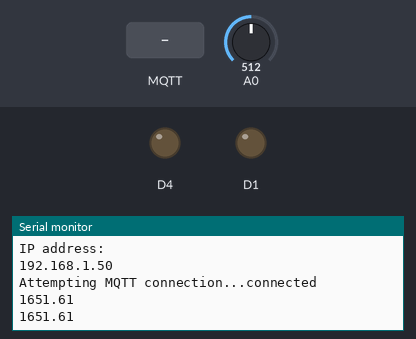
Simulated run of this program. Board: ESP8266 (NodeMCU). Shown: output pins drawn as LEDs (lit = HIGH), the last lines printed to the serial monitor. The inputs (shaded band) are chosen by the test bench; at power-on: A0 = 512. WiFi joins after 1.5 s; servers stay silent unless stated; random numbers use the default seed unless the program sets one; no MQTT or app messages arrive unless stated.

Above: at 2.7 s.
2.8 s: MQTT message "1" arrives on the first subscribed topic
At 3.3 s:
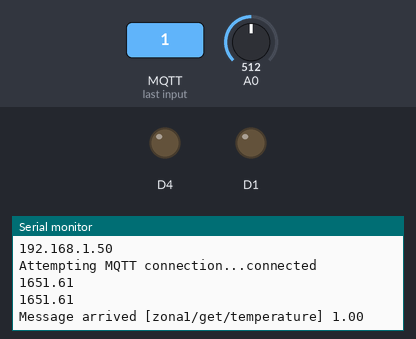
4.3 s: MQTT message "1" arrives on the second subscribed topic
At 4.49 s:
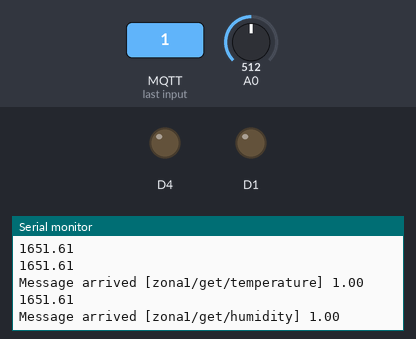
5.8 s: MQTT message "1" arrives on the third subscribed topic
At 6.4 s:
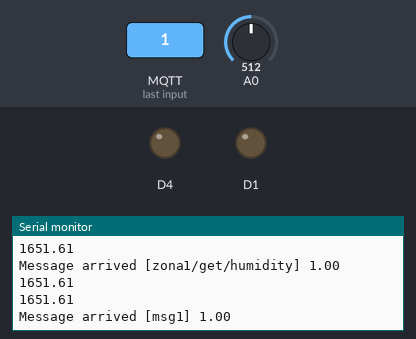

The program:

main.cpp
```cpp
#include <ESP8266WiFi.h>
#include <PubSubClient.h>

// Update these with values suitable for your network.
String mensaje= "", strtopic="",strmsg;
const char* ssid = "RU";
const char* password = "1234567890";
//const char* ssid = "pato";
//const char* password = "1234567890";
//const char* mqtt_server = "test.mosquitto.org";
const char* mqtt_server = "192.168.1.83";
const char* usr = "pgaisse";
const char* psw = "patoch";
double x=0;
float msgtofloat;
float val=0.0;
int  sensor=0;
int ns=0,values=0,statuss=0;
char buffern[50];
char bufferv[50];
char buffers[4];
char bufferf[12];

WiFiClient espClient;
PubSubClient client(espClient);
long lastMsg = 0;
char msg[50];
char msg2[50];
int value=0;

void setup_wifi() {

  delay(10);
  // We start by connecting to a WiFi network
  Serial.println();
  Serial.print("Connecting to ");
  Serial.println(ssid);

  WiFi.begin(ssid, password);

  while (WiFi.status() != WL_CONNECTED) {
    delay(500);
    Serial.print(".");
  }

  randomSeed(micros());

  Serial.println("");
  Serial.println("WiFi connected");
  Serial.println("IP address: ");
  Serial.println(WiFi.localIP());
}


void callback(char* topic, byte* payload, unsigned int length) {
  Serial.print("Message arrived [");
  Serial.print(topic);
  Serial.print("] ");

  strtopic=String((const char*)topic);
  mensaje= String((const char*)payload);
  Serial.println(mensaje.toDouble());
  if(strtopic=="zona1/get/temperature"){
    if(mensaje.toDouble() >=25){
      digitalWrite(D1, HIGH);
    }
    else{
      digitalWrite(D1, LOW);
    }
  }
}


void reconnect() {
  // Loop until we're reconnected
  while (!client.connected()) {
    Serial.print("Attempting MQTT connection...");
    // Create a random client ID
    String  clientId= "ESP8266Client-";
    clientId += String(random(0xffff), HEX);
    // Attempt to connect
    if (client.connect(clientId.c_str(),usr,psw)) {
      Serial.println("connected");
      // Once connected, publish an announcement...
      // ... and resubscribe
      client.subscribe("zona1/get/temperature");
      client.subscribe("zona1/get/humidity");
      client.subscribe("msg1");

    } else {
      Serial.print("failed, rc=");
      Serial.print(client.state());
      Serial.println(" try again in 5 seconds");
     Serial.println(clientId);
      // Wait 5 seconds before retrying
      delay(5000);
    }
  }
}

void setup() {
  pinMode(BUILTIN_LED, OUTPUT);     // Initialize the BUILTIN_LED pin as an output
  Serial.begin(115200);
  setup_wifi();
  client.setServer(mqtt_server, 1883);
  client.setCallback(callback);
  pinMode(D1,OUTPUT);

}


void loop() {
  if (!client.connected()) {
    reconnect();
  }
  client.loop();
  val=  random(0,100);
  //sensor=analogRead(A0);

  statuss=digitalRead(D1);
  if (statuss==1){
    msg2[0]='1';
  }
  else
  {
    msg2[0]='0';
  }

  long now = millis();
  if (now - lastMsg > 1000) {
    int sensorValue = analogRead(A0); //Lectura del ADC
    float temp = sensorValue * (3.3*1000 / 1023.0); //escalamos a voltaje
    lastMsg = now;
    ++value;
    sprintf (buffern, "%d/%3.2f", statuss,temp);
    //sprintf (buffern, "%c", statuss);
    client.publish("msg1", buffern);
    Serial.println(temp);
    }
}
```

Measured:
- after the input at 2.8 s, the serial monitor: prints a new line at once (image 1)
- after the input at 4.3 s, the serial monitor: prints a new line at once (image 2)
- after the input at 5.8 s, the serial monitor: prints a new line at once (image 3)
